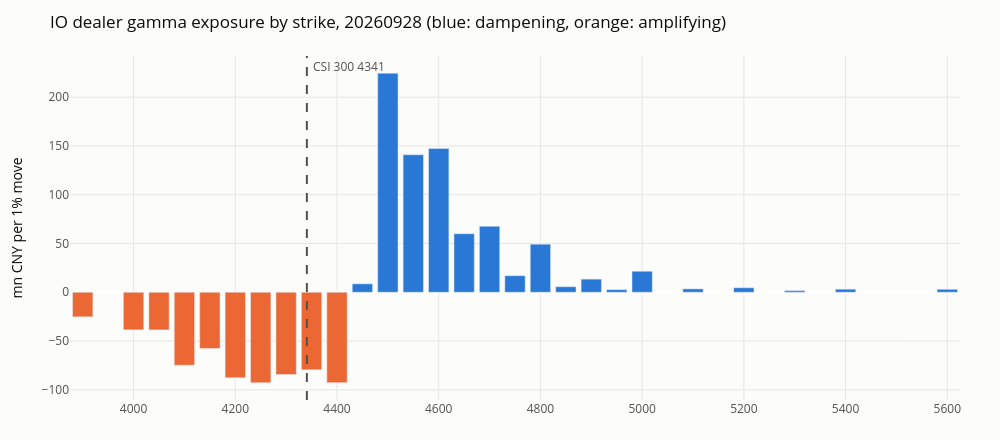
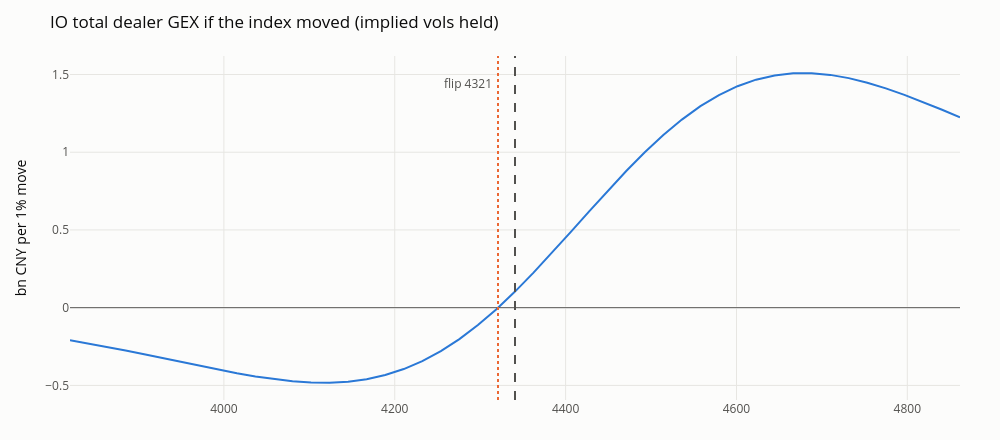

The code cell stored with these charts, in order, in its notebook:
### Code cell
levels = np.linspace(spot[DAY] * 0.88, spot[DAY] * 1.12, 49)
f_near = float(exposure.sort_values("days")["forward"].iloc[0])
profile = gex_calc.compute_profile(exposure, levels * f_near / spot[DAY])
profile["index_level"] = levels
flip_forward = gex_calc.find_flip(profile)
flip_index = None if flip_forward is None else flip_forward * spot[DAY] / f_near
print("gamma flip (index terms):", "none on the grid" if flip_index is None else f"{flip_index:.0f}", f"| spot {spot[DAY]:.0f}")
fig = go.Figure()
fig.add_bar(x=by_strike.index, y=by_strike[("gex", "net")] / 1e6, name="net dealer GEX by strike",
            marker={"color": np.where(by_strike[("gex", "net")] >= 0, BLUE, ORANGE)},
            hovertemplate="strike %{x}: %{y:.0f} mn CNY per 1%<extra></extra>")
fig.add_vline(x=float(spot[DAY]), line={"color": theme.text_secondary, "dash": "dash"})
fig.add_annotation(x=float(spot[DAY]), y=1, yref="paper", text=f"CSI 300 {spot[DAY]:.0f}", showarrow=False,
                   xanchor="left", xshift=4, font={"color": theme.text_secondary})
style(fig, f"IO dealer gamma exposure by strike, {DAY} (blue: dampening, orange: amplifying)", "mn CNY per 1% move").show()
fig = go.Figure()
fig.add_scatter(x=profile["index_level"], y=profile["gex"] / 1e9, mode="lines", line={"color": BLUE, "width": 2},
                name="total dealer GEX", hovertemplate="index %{x:.0f}: %{y:.2f} bn<extra></extra>")
fig.add_hline(y=0, line={"color": theme.text_secondary, "width": 1})
fig.add_vline(x=float(spot[DAY]), line={"color": theme.text_secondary, "dash": "dash"})
if flip_index is not None:
    fig.add_vline(x=flip_index, line={"color": ORANGE, "dash": "dot"})
    fig.add_annotation(x=flip_index, y=0.95, yref="paper", text=f"flip {flip_index:.0f}", showarrow=False,
                       xanchor="right", xshift=-4, font={"color": theme.text_secondary})
style(fig, "IO total dealer GEX if the index moved (implied vols held)", "bn CNY per 1% move").show()

### Figure 1 — Plotly figure (JSON) as saved in the notebook; plotly's stock layout.template omitted (floating-point values rounded to 4 significant figures)
{"data": [{"hovertemplate": "strike %{x}: %{y:.0f} mn CNY per 1%<extra></extra>", "marker": {"color": ["#eb6834", "#eb6834", "#eb6834", "#eb6834", "#eb6834", "#eb6834", "#eb6834", "#eb6834", "#eb6834", "#eb6834", "#2a78d6", "#2a78d6", "#2a78d6", "#2a78d6", "#2a78d6", "#2a78d6", "#2a78d6", "#2a78d6", "#2a78d6", "#2a78d6", "#2a78d6", "#2a78d6", "#2a78d6", "#2a78d6", "#2a78d6", "#2a78d6", "#2a78d6"]}, "name": "net dealer GEX by strike", "type": "bar", "x": [3900.0, 4000.0, 4050.0, 4100.0, 4150.0, 4200.0, 4250.0, 4300.0, 4350.0, 4400.0, 4450.0, 4500.0, 4550.0, 4600.0, 4650.0, 4700.0, 4750.0, 4800.0, 4850.0, 4900.0, 4950.0, 5000.0, 5100.0, 5200.0, 5300.0, 5400.0, 5600.0], "y": [-25.18, -38.5, -38.59, -74.8, -57.59, -87.59, -92.8, -84.35, -79.53, -92.68, 8.673, 224.6, 141.0, 147.4, 60.03, 67.61, 16.98, 49.35, 5.689, 13.47, 2.704, 21.57, 3.491, 4.64, 1.671, 3.154, 3.068]}], "layout": {"annotations": [{"font": {"color": "#52514e"}, "showarrow": false, "text": "CSI 300 4341", "x": 4341.0, "xanchor": "left", "xshift": 4, "y": 1, "yref": "paper"}], "font": {"color": "#0b0b0b"}, "height": 440, "hovermode": "x unified", "legend": {"orientation": "h", "y": -0.18}, "margin": {"b": 40, "l": 70, "r": 40, "t": 56}, "paper_bgcolor": "#fcfcfb", "plot_bgcolor": "#fcfcfb", "shapes": [{"line": {"color": "#52514e", "dash": "dash"}, "type": "line", "x0": 4341.0, "x1": 4341.0, "xref": "x", "y0": 0, "y1": 1, "yref": "y domain"}], "title": {"text": "IO dealer gamma exposure by strike, 20260928 (blue: dampening, orange: amplifying)"}, "width": 1000, "xaxis": {"gridcolor": "#e7e6e2", "tickfont": {"color": "#52514e"}}, "yaxis": {"gridcolor": "#e7e6e2", "tickfont": {"color": "#52514e"}, "title": {"text": "mn CNY per 1% move"}}}}

### Figure 2 — Plotly figure (JSON) as saved in the notebook; plotly's stock layout.template omitted (floating-point values rounded to 4 significant figures)
{"data": [{"hovertemplate": "index %{x:.0f}: %{y:.2f} bn<extra></extra>", "line": {"color": "#2a78d6", "width": 2}, "mode": "lines", "name": "total dealer GEX", "type": "scatter", "x": [3820.0, 3842.0, 3863.0, 3885.0, 3907.0, 3928.0, 3950.0, 3972.0, 3993.0, 4015.0, 4037.0, 4059.0, 4080.0, 4102.0, 4124.0, 4145.0, 4167.0, 4189.0, 4211.0, 4232.0, 4254.0, 4276.0, 4297.0, 4319.0, 4341.0, 4362.0, 4384.0, 4406.0, 4428.0, 4449.0, 4471.0, 4493.0, 4514.0, 4536.0, 4558.0, 4579.0, 4601.0, 4623.0, 4645.0, 4666.0, 4688.0, 4710.0, 4731.0, 4753.0, 4775.0, 4797.0, 4818.0, 4840.0, 4862.0], "y": [-0.2091, -0.2298, -0.2518, -0.275, -0.2991, -0.3239, -0.3491, -0.3742, -0.3986, -0.4217, -0.4425, -0.4603, -0.4738, -0.4818, -0.4831, -0.4763, -0.4601, -0.4333, -0.3947, -0.3435, -0.2793, -0.2019, -0.1116, -0.00939, 0.1035, 0.2252, 0.3536, 0.486, 0.6197, 0.7517, 0.8793, 0.9997, 1.111, 1.21, 1.296, 1.368, 1.425, 1.467, 1.494, 1.508, 1.508, 1.497, 1.477, 1.447, 1.411, 1.369, 1.323, 1.274, 1.224]}], "layout": {"annotations": [{"font": {"color": "#52514e"}, "showarrow": false, "text": "flip 4321", "x": 4321.0, "xanchor": "right", "xshift": -4, "y": 0.95, "yref": "paper"}], "font": {"color": "#0b0b0b"}, "height": 440, "hovermode": "x unified", "legend": {"orientation": "h", "y": -0.18}, "margin": {"b": 40, "l": 70, "r": 40, "t": 56}, "paper_bgcolor": "#fcfcfb", "plot_bgcolor": "#fcfcfb", "shapes": [{"line": {"color": "#52514e", "width": 1}, "type": "line", "x0": 0, "x1": 1, "xref": "x domain", "y0": 0, "y1": 0, "yref": "y"}, {"line": {"color": "#52514e", "dash": "dash"}, "type": "line", "x0": 4341.0, "x1": 4341.0, "xref": "x", "y0": 0, "y1": 1, "yref": "y domain"}, {"line": {"color": "#eb6834", "dash": "dot"}, "type": "line", "x0": 4321.0, "x1": 4321.0, "xref": "x", "y0": 0, "y1": 1, "yref": "y domain"}], "title": {"text": "IO total dealer GEX if the index moved (implied vols held)"}, "width": 1000, "xaxis": {"gridcolor": "#e7e6e2", "tickfont": {"color": "#52514e"}}, "yaxis": {"gridcolor": "#e7e6e2", "tickfont": {"color": "#52514e"}, "title": {"text": "bn CNY per 1% move"}}}}
